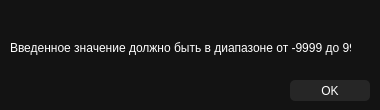
<?xml version="1.0" encoding="UTF-8"?>
<ui version="4.0">
 <class>ValueOutOfRange</class>
 <widget class="QDialog" name="ValueOutOfRange">
  <property name="geometry">
   <rect>
    <x>0</x>
    <y>0</y>
    <width>380</width>
    <height>110</height>
   </rect>
  </property>
  <property name="minimumSize">
   <size>
    <width>380</width>
    <height>110</height>
   </size>
  </property>
  <property name="maximumSize">
   <size>
    <width>380</width>
    <height>110</height>
   </size>
  </property>
  <property name="windowTitle">
   <string>Dialog</string>
  </property>
  <property name="styleSheet">
   <string notr="true">background: #131313;</string>
  </property>
  <widget class="QPushButton" name="pushButton">
   <property name="geometry">
    <rect>
     <x>290</x>
     <y>80</y>
     <width>80</width>
     <height>21</height>
    </rect>
   </property>
   <property name="styleSheet">
    <string notr="true">#pushButton{
	background-color: rgb(38, 38, 38);
	border: none;
	color:#ffffff;
	border-radius: 5px;
}

#pushButton:hover{
	border: 1px solid #393939
}

#pushButton:pressed{
	background-color: #393939;
}</string>
   </property>
   <property name="text">
    <string>OK</string>
   </property>
  </widget>
  <widget class="QLabel" name="label">
   <property name="geometry">
    <rect>
     <x>10</x>
     <y>40</y>
     <width>341</width>
     <height>16</height>
    </rect>
   </property>
   <property name="styleSheet">
    <string notr="true">color: #ffffff;</string>
   </property>
   <property name="text">
    <string>Введенное значение должно быть в диапазоне от -9999 до 9999</string>
   </property>
  </widget>
 </widget>
 <resources/>
 <connections/>
</ui>
